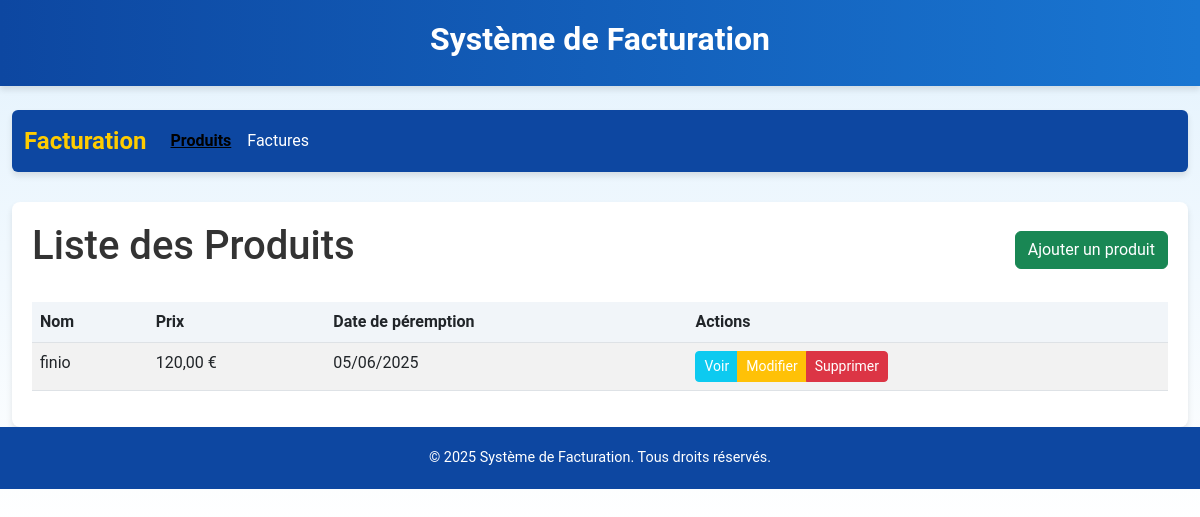
/produits/, run on an earlier commit of the app's database.
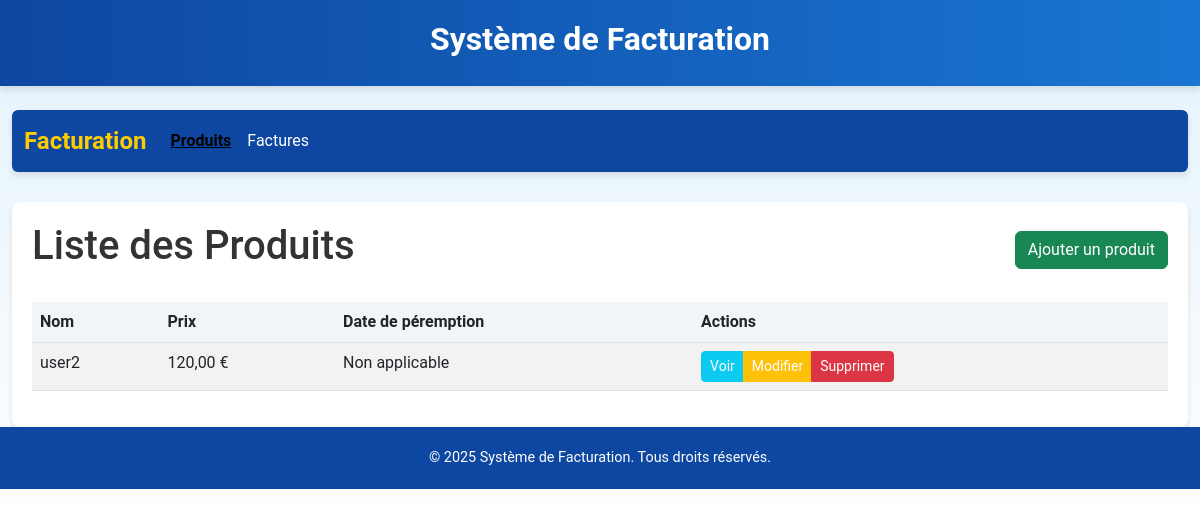
And on a later commit of the database.
### gestion_factures/models.py (models this page shows, shortened)
class Produit(models.Model):
    nom = models.CharField(max_length=100)
    prix = models.DecimalField(max_digits=10, decimal_places=2)
    date_peremption = models.DateField(null=True, blank=True)  # Permettre des valeurs nulles

### gestion_factures/views.py (the view)
# urls.py: path('produits/', views.ProduitListView.as_view(), name='produit-list'),
class ProduitListView(ListView):
    model = Produit
    template_name = 'gestion_factures/produit_list.html'
    context_object_name = 'produits'
    paginate_by = 10

### templates/gestion_factures/produit_list.html (shortened to what this page needs)
{% extends 'base.html' %}
{% block content %}
<div class="d-flex justify-content-between align-items-center mb-4">
    <h1>Liste des Produits</h1>
    <a href="{% url 'produit-create' %}" class="btn btn-success">Ajouter un produit</a>
</div>
<div class="table-responsive">
    <table class="table table-striped">
        <thead>
            <tr>
                <th>Nom</th>
                <th>Prix</th>
                <th>Date de péremption</th>
                <th>Actions</th>
            </tr>
        </thead>
        <tbody>
            {% for produit in produits %}
            <tr>
                <td>{{ produit.nom }}</td>
                <td>{{ produit.prix }} €</td>
                <td>{% if produit.date_peremption %}{{ produit.date_peremption|date:"d/m/Y" }}{% else %}Non applicable{% endif %}</td>
                <td>
                    <div class="btn-group" role="group">
                        <a href="{% url 'produit-detail' produit.id %}" class="btn btn-sm btn-info">Voir</a>
                        <a href="{% url 'produit-update' produit.id %}" class="btn btn-sm btn-warning">Modifier</a>
                        <a href="{% url 'produit-delete' produit.id %}" class="btn btn-sm btn-danger">Supprimer</a>
                    </div>
                </td>
            </tr>
            {% empty %}
            <tr>
                <td colspan="4" class="text-center">Aucun produit n'a été trouvé.</td>
            </tr>
            {% endfor %}
        </tbody>
    </table>
</div>
{% endblock %}

What changed in the data, as far as the page shows it:
removed Produit: nom "finio", prix "120,00", date_peremption "05/06/2025"
added Produit: nom "user2", prix "120,00", shows "Non applicable"
